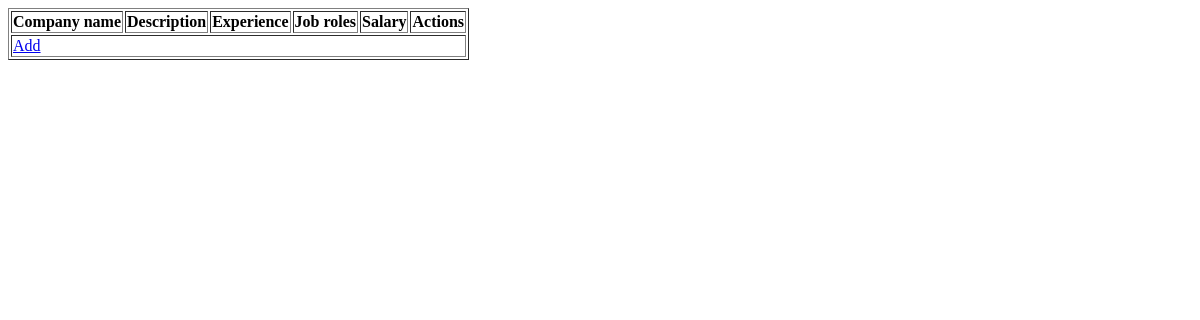
The app's page /Viewjobrole, older data.
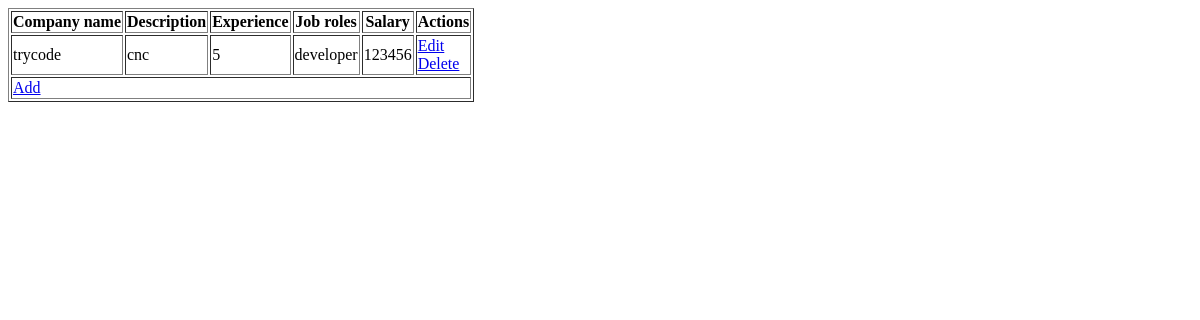
The same page, newer data.
### carriera/models.py (models this page shows)
class JobroleTable(models.Model):
   category=models.CharField(max_length=100,null=True,blank=True)
   Description = models.CharField(max_length=1000)
   Experience = models.CharField(max_length=100)
   Job_Role= models.CharField(max_length=100)
   Salary = models.CharField(max_length=50)
   HR_id = models.ForeignKey(HrRegisterTable, on_delete=models.CASCADE,null=True,blank=True)

class HrRegisterTable(models.Model):
   Name = models.CharField(max_length=100,unique=True)
   Email = models.CharField(max_length=100,unique=True)
   Address = models.CharField(max_length=100, null=True, blank=True)
   PhoneNo = models.BigIntegerField(null=True, blank=True)
   loginid= models.ForeignKey(LoginTable, on_delete=models.CASCADE, null=True, blank=True)

### carriera/views.py (the view)
# urls.py: path('Viewjobrole',Viewjobrole.as_view(),name='Viewjobrole'),
class Viewjobrole(View):
    def get(self,request):
        obj=JobroleTable.objects.all()
        return render(request,"HR/viewjobrole.html",{'val':obj})

### templates/HR/viewjobrole.html (shortened to what this page needs)
<!DOCTYPE html>
<html lang="en">
<head>
</head>
<body>
    <table border="1">
        <tr>
            <th>Company name</th>
            <th>Description</th>
            <th>Experience</th>
            <th>Job roles</th>
            <th>Salary</th>
            <th>Actions</th>
        </tr>
        {% for i in val %}
        <tr>
            <td>{{ i.HR_id.Name }}</td>
            <td>{{ i.Description }}</td>
            <td>{{ i.Experience }}</td>
            <td>{{ i.Job_Role }}</td>
            <td>{{ i.Salary }}</td>
            <td>
                <a href="/Editjobrole/{{ i.id }}">Edit</a>
                <br>
                <a href="/Deletejobrole/{{ i.id }}">Delete</a>
            </td>
        </tr>
        {% endfor %}
        <tr>
            <td colspan="7"><a href="/Jobrole">Add</a></td>
        </tr>
    </table>
</body>
</html>

Row changes from the older to the newer data that the page shows:
added JobroleTable: HR_id.Name "trycode", Description "cnc", Experience "5", Job_Role "developer", Salary "123456"
